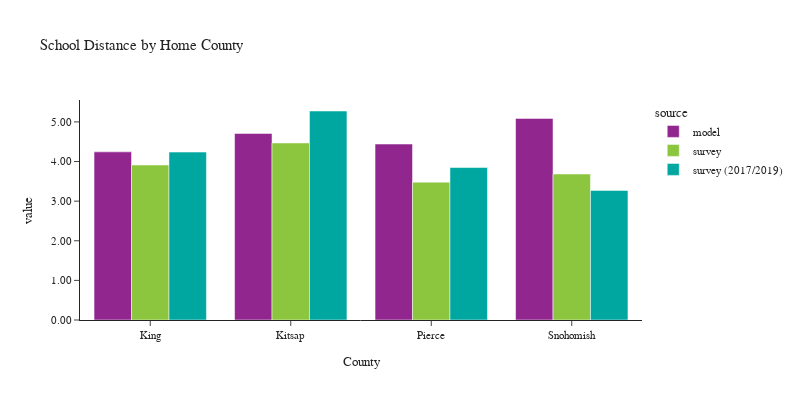

Notebook source saved alongside this figure:
### Code cell
plot_school_location(df_students, 'CountyName_home', 'Home County', 'County')

### Figure 1 — Plotly figure (JSON) as saved in the notebook; plotly's stock layout.template omitted (floating-point values rounded to 4 significant figures)
{"data": [{"alignmentgroup": "True", "customdata": [[506968], [18175], [218349], [190908]], "hovertemplate": "source=model<br>CountyName_home=%{x}<br>value=%{y}<br>sample count=%{customdata[0]}<extra></extra>", "legendgroup": "model", "marker": {"color": "#91268F", "pattern": {"shape": ""}}, "name": "model", "offsetgroup": "model", "orientation": "v", "showlegend": true, "textposition": "auto", "type": "bar", "x": ["King", "Kitsap", "Pierce", "Snohomish"], "xaxis": "x", "y": [4.244, 4.709, 4.441, 5.089], "yaxis": "y"}, {"alignmentgroup": "True", "customdata": [[575], [60], [101], [121]], "hovertemplate": "source=survey<br>CountyName_home=%{x}<br>value=%{y}<br>sample count=%{customdata[0]}<extra></extra>", "legendgroup": "survey", "marker": {"color": "#8CC63E", "pattern": {"shape": ""}}, "name": "survey", "offsetgroup": "survey", "orientation": "v", "showlegend": true, "textposition": "auto", "type": "bar", "x": ["King", "Kitsap", "Pierce", "Snohomish"], "xaxis": "x", "y": [3.912, 4.469, 3.48, 3.686], "yaxis": "y"}, {"alignmentgroup": "True", "customdata": [[365], [14], [41], [31]], "hovertemplate": "source=survey (2017/2019)<br>CountyName_home=%{x}<br>value=%{y}<br>sample count=%{customdata[0]}<extra></extra>", "legendgroup": "survey (2017/2019)", "marker": {"color": "#00A7A0", "pattern": {"shape": ""}}, "name": "survey (2017/2019)", "offsetgroup": "survey (2017/2019)", "orientation": "v", "showlegend": true, "textposition": "auto", "type": "bar", "x": ["King", "Kitsap", "Pierce", "Snohomish"], "xaxis": "x", "y": [4.238, 5.276, 3.848, 3.27], "yaxis": "y"}], "layout": {"barmode": "group", "font": {"size": 11}, "height": 400, "legend": {"title": {"text": "source"}, "tracegroupgap": 0}, "title": {"text": "School Distance by Home County"}, "width": 800, "xaxis": {"anchor": "y", "domain": [0.0, 1.0], "title": {"text": "County"}}, "yaxis": {"anchor": "x", "domain": [0.0, 1.0], "tickformat": ".2f", "title": {"text": "value"}}}}
